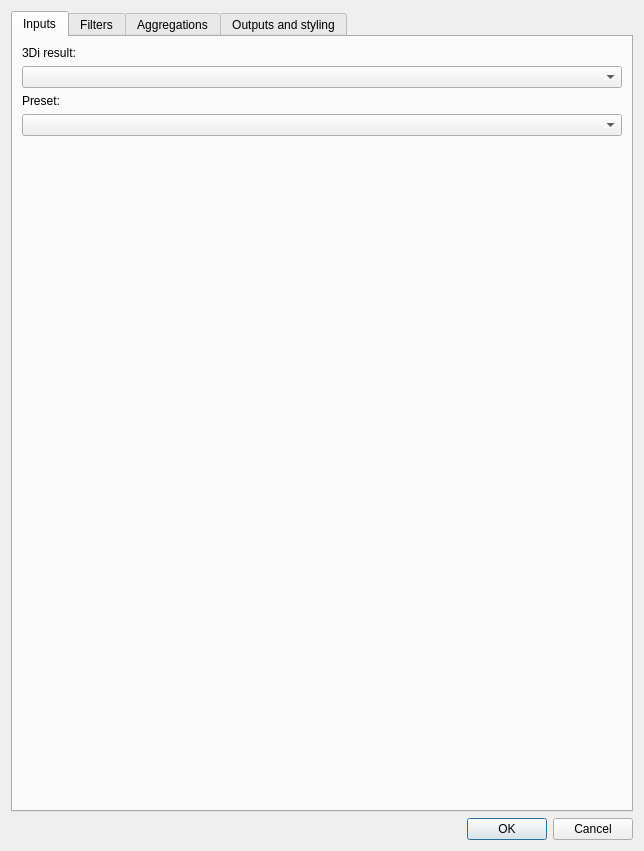
<?xml version="1.0" encoding="UTF-8"?>
<ui version="4.0">
 <class>ThreeDiCustomStatsDialogBase</class>
 <widget class="QDialog" name="ThreeDiCustomStatsDialogBase">
  <property name="enabled">
   <bool>true</bool>
  </property>
  <property name="geometry">
   <rect>
    <x>0</x>
    <y>0</y>
    <width>644</width>
    <height>851</height>
   </rect>
  </property>
  <property name="windowTitle">
   <string>3Di result aggregation</string>
  </property>
  <layout class="QVBoxLayout" name="verticalLayout">
   <item>
    <widget class="QTabWidget" name="TabWidget">
     <property name="enabled">
      <bool>true</bool>
     </property>
     <property name="sizePolicy">
      <sizepolicy hsizetype="Expanding" vsizetype="Expanding">
       <horstretch>100</horstretch>
       <verstretch>0</verstretch>
      </sizepolicy>
     </property>
     <property name="currentIndex">
      <number>0</number>
     </property>
     <widget class="QWidget" name="tabInputs">
      <property name="sizePolicy">
       <sizepolicy hsizetype="Expanding" vsizetype="Preferred">
        <horstretch>0</horstretch>
        <verstretch>0</verstretch>
       </sizepolicy>
      </property>
      <attribute name="title">
       <string>Inputs</string>
      </attribute>
      <layout class="QVBoxLayout" name="verticalLayout_2">
       <item>
        <widget class="QLabel" name="label">
         <property name="text">
          <string>3Di result:</string>
         </property>
        </widget>
       </item>
       <item>
        <widget class="QComboBox" name="resultComboBox"/>
       </item>
       <item>
        <widget class="QLabel" name="label_5">
         <property name="text">
          <string>Preset:</string>
         </property>
        </widget>
       </item>
       <item>
        <widget class="QComboBox" name="comboBoxPreset">
         <property name="enabled">
          <bool>true</bool>
         </property>
        </widget>
       </item>
       <item>
        <widget class="QTextBrowser" name="presetHelpTextBrowser">
         <property name="palette">
          <palette>
           <active>
            <colorrole role="Base">
             <brush brushstyle="SolidPattern">
              <color alpha="0">
               <red>116</red>
               <green>255</green>
               <blue>78</blue>
              </color>
             </brush>
            </colorrole>
           </active>
           <inactive>
            <colorrole role="Base">
             <brush brushstyle="SolidPattern">
              <color alpha="0">
               <red>116</red>
               <green>255</green>
               <blue>78</blue>
              </color>
             </brush>
            </colorrole>
           </inactive>
           <disabled>
            <colorrole role="Base">
             <brush brushstyle="SolidPattern">
              <color alpha="255">
               <red>240</red>
               <green>240</green>
               <blue>240</blue>
              </color>
             </brush>
            </colorrole>
           </disabled>
          </palette>
         </property>
         <property name="autoFillBackground">
          <bool>false</bool>
         </property>
         <property name="frameShape">
          <enum>QFrame::NoFrame</enum>
         </property>
         <property name="frameShadow">
          <enum>QFrame::Plain</enum>
         </property>
        </widget>
       </item>
      </layout>
     </widget>
     <widget class="QWidget" name="tabFilters">
      <attribute name="title">
       <string>Filters</string>
      </attribute>
      <layout class="QVBoxLayout" name="verticalLayout_3">
       <item>
        <widget class="QGroupBox" name="groupBoxExtent">
         <property name="title">
          <string>Extent</string>
         </property>
         <layout class="QVBoxLayout" name="verticalLayout_4">
          <item alignment="Qt::AlignTop">
           <widget class="QgsExtentGroupBox" name="mExtentGroupBox">
            <property name="sizePolicy">
             <sizepolicy hsizetype="Expanding" vsizetype="Preferred">
              <horstretch>100</horstretch>
              <verstretch>0</verstretch>
             </sizepolicy>
            </property>
            <property name="minimumSize">
             <size>
              <width>570</width>
              <height>160</height>
             </size>
            </property>
            <property name="title">
             <string>Use bounding box (current: none)</string>
            </property>
            <property name="checkable">
             <bool>true</bool>
            </property>
            <property name="checked">
             <bool>false</bool>
            </property>
            <property name="collapsed">
             <bool>true</bool>
            </property>
            <property name="scrollOnExpand">
             <bool>true</bool>
            </property>
            <property name="saveCollapsedState">
             <bool>false</bool>
            </property>
            <property name="saveCheckedState">
             <bool>false</bool>
            </property>
            <property name="titleBase">
             <string notr="true">Use bounding box</string>
            </property>
           </widget>
          </item>
          <item>
           <widget class="QWidget" name="widget_2" native="true">
            <layout class="QHBoxLayout" name="horizontalLayout_2">
             <item>
              <widget class="QPushButton" name="pushButtonMapCanvas">
               <property name="text">
                <string>Set to map canvas</string>
               </property>
              </widget>
             </item>
             <item>
              <spacer name="horizontalSpacer_2">
               <property name="orientation">
                <enum>Qt::Horizontal</enum>
               </property>
               <property name="sizeHint" stdset="0">
                <size>
                 <width>40</width>
                 <height>20</height>
                </size>
               </property>
              </spacer>
             </item>
            </layout>
           </widget>
          </item>
         </layout>
        </widget>
       </item>
       <item>
        <widget class="QGroupBox" name="temporalGroupBox">
         <property name="title">
          <string>Temporal</string>
         </property>
         <layout class="QGridLayout" name="gridLayout">
          <item row="1" column="2">
           <widget class="QDoubleSpinBox" name="doubleSpinBoxEndTime">
            <property name="decimals">
             <number>0</number>
            </property>
            <property name="maximum">
             <double>99999999999.000000000000000</double>
            </property>
            <property name="singleStep">
             <double>60.000000000000000</double>
            </property>
           </widget>
          </item>
          <item row="0" column="2">
           <widget class="QLabel" name="label_4">
            <property name="text">
             <string>End time (s):</string>
            </property>
           </widget>
          </item>
          <item row="0" column="0">
           <widget class="QLabel" name="label_3">
            <property name="text">
             <string>Start time (s):</string>
            </property>
           </widget>
          </item>
          <item row="1" column="0">
           <widget class="QDoubleSpinBox" name="doubleSpinBoxStartTime">
            <property name="decimals">
             <number>0</number>
            </property>
            <property name="maximum">
             <double>99999999999.000000000000000</double>
            </property>
            <property name="singleStep">
             <double>60.000000000000000</double>
            </property>
           </widget>
          </item>
          <item row="1" column="3">
           <spacer name="horizontalSpacer">
            <property name="orientation">
             <enum>Qt::Horizontal</enum>
            </property>
            <property name="sizeHint" stdset="0">
             <size>
              <width>40</width>
              <height>20</height>
             </size>
            </property>
           </spacer>
          </item>
         </layout>
        </widget>
       </item>
       <item>
        <widget class="QGroupBox" name="typeGroupBox">
         <property name="sizePolicy">
          <sizepolicy hsizetype="Expanding" vsizetype="Preferred">
           <horstretch>0</horstretch>
           <verstretch>0</verstretch>
          </sizepolicy>
         </property>
         <property name="minimumSize">
          <size>
           <width>0</width>
           <height>74</height>
          </size>
         </property>
         <property name="title">
          <string>Type</string>
         </property>
         <widget class="QCheckBox" name="onlyManholeCheckBox">
          <property name="geometry">
           <rect>
            <x>50</x>
            <y>20</y>
            <width>201</width>
            <height>53</height>
           </rect>
          </property>
          <property name="minimumSize">
           <size>
            <width>0</width>
            <height>0</height>
           </size>
          </property>
          <property name="text">
           <string>Only manhole nodes</string>
          </property>
         </widget>
        </widget>
       </item>
       <item>
        <spacer name="verticalSpacer">
         <property name="orientation">
          <enum>Qt::Vertical</enum>
         </property>
         <property name="sizeHint" stdset="0">
          <size>
           <width>20</width>
           <height>40</height>
          </size>
         </property>
        </spacer>
       </item>
      </layout>
     </widget>
     <widget class="QWidget" name="tabAggregations">
      <attribute name="title">
       <string>Aggregations</string>
      </attribute>
      <layout class="QHBoxLayout" name="horizontalLayout">
       <item>
        <widget class="QTableWidget" name="tableWidgetAggregations">
         <property name="enabled">
          <bool>true</bool>
         </property>
         <property name="minimumSize">
          <size>
           <width>401</width>
           <height>0</height>
          </size>
         </property>
         <property name="sortingEnabled">
          <bool>true</bool>
         </property>
         <property name="rowCount">
          <number>0</number>
         </property>
         <property name="columnCount">
          <number>5</number>
         </property>
         <attribute name="horizontalHeaderCascadingSectionResizes">
          <bool>true</bool>
         </attribute>
         <attribute name="horizontalHeaderStretchLastSection">
          <bool>true</bool>
         </attribute>
         <column>
          <property name="text">
           <string>Variable</string>
          </property>
         </column>
         <column>
          <property name="text">
           <string>Direction</string>
          </property>
         </column>
         <column>
          <property name="text">
           <string>Method</string>
          </property>
         </column>
         <column>
          <property name="text">
           <string>Threshold</string>
          </property>
         </column>
         <column>
          <property name="text">
           <string>Units</string>
          </property>
         </column>
        </widget>
       </item>
       <item>
        <widget class="QWidget" name="widget" native="true">
         <layout class="QVBoxLayout" name="verticalLayout_5">
          <item>
           <widget class="QPushButton" name="pushButtonAddAggregation">
            <property name="font">
             <font>
              <pointsize>10</pointsize>
              <weight>75</weight>
              <bold>true</bold>
             </font>
            </property>
            <property name="text">
             <string>+</string>
            </property>
            <property name="default">
             <bool>false</bool>
            </property>
           </widget>
          </item>
          <item>
           <widget class="QPushButton" name="pushButtonRemoveAggregation">
            <property name="font">
             <font>
              <pointsize>10</pointsize>
              <weight>75</weight>
              <bold>true</bold>
             </font>
            </property>
            <property name="text">
             <string>-</string>
            </property>
            <property name="default">
             <bool>false</bool>
            </property>
           </widget>
          </item>
          <item>
           <spacer name="verticalSpacer_2">
            <property name="orientation">
             <enum>Qt::Vertical</enum>
            </property>
            <property name="sizeHint" stdset="0">
             <size>
              <width>20</width>
              <height>40</height>
             </size>
            </property>
           </spacer>
          </item>
         </layout>
        </widget>
       </item>
      </layout>
     </widget>
     <widget class="QWidget" name="tabOutputsAndStyling">
      <attribute name="title">
       <string>Outputs and styling</string>
      </attribute>
      <layout class="QVBoxLayout" name="verticalLayout_6">
       <item>
        <spacer name="verticalSpacer_3">
         <property name="orientation">
          <enum>Qt::Vertical</enum>
         </property>
         <property name="sizeHint" stdset="0">
          <size>
           <width>20</width>
           <height>40</height>
          </size>
         </property>
        </spacer>
       </item>
       <item>
        <widget class="QGroupBox" name="groupBoxOutputs">
         <property name="title">
          <string>Outputs</string>
         </property>
         <layout class="QVBoxLayout" name="verticalLayout_7">
          <item>
           <widget class="QCheckBox" name="checkBoxFlowlines">
            <property name="text">
             <string>Flowlines</string>
            </property>
           </widget>
          </item>
          <item>
           <widget class="QCheckBox" name="checkBoxNodes">
            <property name="text">
             <string>Nodes</string>
            </property>
           </widget>
          </item>
          <item>
           <widget class="QCheckBox" name="checkBoxCells">
            <property name="text">
             <string>Cells</string>
            </property>
           </widget>
          </item>
          <item>
           <widget class="QCheckBox" name="checkBoxPumps">
            <property name="text">
             <string>Pumps (points)</string>
            </property>
           </widget>
          </item>
          <item>
           <widget class="QCheckBox" name="checkBoxPumpsLinestring">
            <property name="text">
             <string>Pumps (lines)</string>
            </property>
           </widget>
          </item>
          <item>
           <widget class="QCheckBox" name="checkBoxRasters">
            <property name="text">
             <string>Rasters</string>
            </property>
           </widget>
          </item>
         </layout>
        </widget>
       </item>
       <item>
        <widget class="QGroupBox" name="groupBoxStyling">
         <property name="title">
          <string>Styling</string>
         </property>
         <layout class="QVBoxLayout" name="verticalLayout_9">
          <item>
           <widget class="QTabWidget" name="tabWidgetStyling">
            <property name="currentIndex">
             <number>0</number>
            </property>
            <widget class="QWidget" name="tabFlowlinesStyling">
             <attribute name="title">
              <string>Flowlines</string>
             </attribute>
             <layout class="QFormLayout" name="formLayout">
              <item row="0" column="0">
               <widget class="QLabel" name="label_7">
                <property name="text">
                 <string>Output layer name:</string>
                </property>
               </widget>
              </item>
              <item row="0" column="1">
               <widget class="QLineEdit" name="lineEditOutputFlowLayer"/>
              </item>
              <item row="1" column="0">
               <widget class="QLabel" name="label_17">
                <property name="text">
                 <string>Styling type:</string>
                </property>
               </widget>
              </item>
              <item row="1" column="1">
               <widget class="QComboBox" name="comboBoxFlowlinesStyleType">
                <property name="enabled">
                 <bool>false</bool>
                </property>
                <property name="sizePolicy">
                 <sizepolicy hsizetype="Preferred" vsizetype="Fixed">
                  <horstretch>0</horstretch>
                  <verstretch>0</verstretch>
                 </sizepolicy>
                </property>
               </widget>
              </item>
              <item row="2" column="0">
               <widget class="QLabel" name="label_18">
                <property name="text">
                 <string>Fields to use in styling:</string>
                </property>
               </widget>
              </item>
              <item row="2" column="1">
               <widget class="QTableWidget" name="tableWidgetFlowlinesStyleParams">
                <property name="frameShape">
                 <enum>QFrame::NoFrame</enum>
                </property>
                <property name="frameShadow">
                 <enum>QFrame::Sunken</enum>
                </property>
                <property name="lineWidth">
                 <number>0</number>
                </property>
                <property name="alternatingRowColors">
                 <bool>false</bool>
                </property>
                <property name="showGrid">
                 <bool>true</bool>
                </property>
                <property name="cornerButtonEnabled">
                 <bool>false</bool>
                </property>
                <attribute name="horizontalHeaderVisible">
                 <bool>true</bool>
                </attribute>
                <attribute name="horizontalHeaderCascadingSectionResizes">
                 <bool>false</bool>
                </attribute>
                <attribute name="horizontalHeaderMinimumSectionSize">
                 <number>49</number>
                </attribute>
                <attribute name="horizontalHeaderDefaultSectionSize">
                 <number>200</number>
                </attribute>
                <attribute name="horizontalHeaderHighlightSections">
                 <bool>true</bool>
                </attribute>
                <attribute name="horizontalHeaderStretchLastSection">
                 <bool>true</bool>
                </attribute>
                <attribute name="verticalHeaderVisible">
                 <bool>false</bool>
                </attribute>
                <attribute name="verticalHeaderMinimumSectionSize">
                 <number>24</number>
                </attribute>
                <attribute name="verticalHeaderDefaultSectionSize">
                 <number>24</number>
                </attribute>
                <row>
                 <property name="text">
                  <string/>
                 </property>
                </row>
                <row>
                 <property name="text">
                  <string/>
                 </property>
                </row>
                <column>
                 <property name="text">
                  <string>Parameter</string>
                 </property>
                </column>
                <column>
                 <property name="text">
                  <string>Field</string>
                 </property>
                </column>
               </widget>
              </item>
             </layout>
            </widget>
            <widget class="QWidget" name="tabNodesCellsStyling">
             <attribute name="title">
              <string>Nodes &amp;&amp; cells</string>
             </attribute>
             <layout class="QVBoxLayout" name="verticalLayout_8">
              <item>
               <widget class="QGroupBox" name="groupBoxNodes">
                <property name="sizePolicy">
                 <sizepolicy hsizetype="Preferred" vsizetype="Maximum">
                  <horstretch>0</horstretch>
                  <verstretch>0</verstretch>
                 </sizepolicy>
                </property>
                <property name="title">
                 <string>Nodes</string>
                </property>
                <property name="checkable">
                 <bool>false</bool>
                </property>
                <property name="checked">
                 <bool>false</bool>
                </property>
                <layout class="QFormLayout" name="formLayout_3">
                 <item row="1" column="0">
                  <widget class="QLabel" name="label_13">
                   <property name="text">
                    <string>Styling type:</string>
                   </property>
                  </widget>
                 </item>
                 <item row="1" column="1">
                  <widget class="QComboBox" name="comboBoxNodesStyleType">
                   <property name="enabled">
                    <bool>false</bool>
                   </property>
                  </widget>
                 </item>
                 <item row="2" column="0">
                  <widget class="QLabel" name="label_14">
                   <property name="text">
                    <string>Fields to use in styling:</string>
                   </property>
                  </widget>
                 </item>
                 <item row="2" column="1">
                  <widget class="QTableWidget" name="tableWidgetNodesStyleParams">
                   <property name="frameShape">
                    <enum>QFrame::NoFrame</enum>
                   </property>
                   <property name="frameShadow">
                    <enum>QFrame::Sunken</enum>
                   </property>
                   <property name="lineWidth">
                    <number>0</number>
                   </property>
                   <property name="alternatingRowColors">
                    <bool>false</bool>
                   </property>
                   <property name="showGrid">
                    <bool>true</bool>
                   </property>
                   <property name="cornerButtonEnabled">
                    <bool>false</bool>
                   </property>
                   <attribute name="horizontalHeaderDefaultSectionSize">
                    <number>200</number>
                   </attribute>
                   <attribute name="horizontalHeaderHighlightSections">
                    <bool>true</bool>
                   </attribute>
                   <attribute name="horizontalHeaderStretchLastSection">
                    <bool>true</bool>
                   </attribute>
                   <attribute name="verticalHeaderVisible">
                    <bool>false</bool>
                   </attribute>
                   <attribute name="verticalHeaderMinimumSectionSize">
                    <number>24</number>
                   </attribute>
                   <attribute name="verticalHeaderDefaultSectionSize">
                    <number>24</number>
                   </attribute>
                   <row>
                    <property name="text">
                     <string/>
                    </property>
                   </row>
                   <row>
                    <property name="text">
                     <string/>
                    </property>
                   </row>
                   <column>
                    <property name="text">
                     <string>Parameter</string>
                    </property>
                   </column>
                   <column>
                    <property name="text">
                     <string>Field</string>
                    </property>
                   </column>
                  </widget>
                 </item>
                 <item row="4" column="0">
                  <widget class="QCheckBox" name="checkBoxResample">
                   <property name="sizePolicy">
                    <sizepolicy hsizetype="Preferred" vsizetype="Fixed">
                     <horstretch>0</horstretch>
                     <verstretch>0</verstretch>
                    </sizepolicy>
                   </property>
                   <property name="maximumSize">
                    <size>
                     <width>131</width>
                     <height>16777215</height>
                    </size>
                   </property>
                   <property name="text">
                    <string>Resample to
resolution (m):</string>
                   </property>
                  </widget>
                 </item>
                 <item row="4" column="1">
                  <widget class="QDoubleSpinBox" name="doubleSpinBoxNodesLayerResolution"/>
                 </item>
                 <item row="0" column="0">
                  <widget class="QLabel" name="label_2">
                   <property name="text">
                    <string>Output layer name:</string>
                   </property>
                  </widget>
                 </item>
                 <item row="0" column="1">
                  <widget class="QLineEdit" name="lineEditOutputNodeLayer"/>
                 </item>
                </layout>
               </widget>
              </item>
              <item>
               <widget class="QGroupBox" name="groupBoxCells">
                <property name="sizePolicy">
                 <sizepolicy hsizetype="Expanding" vsizetype="Maximum">
                  <horstretch>0</horstretch>
                  <verstretch>0</verstretch>
                 </sizepolicy>
                </property>
                <property name="title">
                 <string>Cells</string>
                </property>
                <property name="checkable">
                 <bool>false</bool>
                </property>
                <property name="checked">
                 <bool>false</bool>
                </property>
                <layout class="QFormLayout" name="formLayout_4">
                 <item row="1" column="0">
                  <widget class="QLabel" name="label_15">
                   <property name="text">
                    <string>Styling type:</string>
                   </property>
                  </widget>
                 </item>
                 <item row="1" column="1">
                  <widget class="QComboBox" name="comboBoxCellsStyleType">
                   <property name="enabled">
                    <bool>false</bool>
                   </property>
                  </widget>
                 </item>
                 <item row="2" column="0">
                  <widget class="QLabel" name="label_16">
                   <property name="text">
                    <string>Fields to use in styling:</string>
                   </property>
                  </widget>
                 </item>
                 <item row="2" column="1">
                  <widget class="QTableWidget" name="tableWidgetCellsStyleParams">
                   <property name="frameShape">
                    <enum>QFrame::NoFrame</enum>
                   </property>
                   <property name="frameShadow">
                    <enum>QFrame::Sunken</enum>
                   </property>
                   <property name="lineWidth">
                    <number>0</number>
                   </property>
                   <property name="alternatingRowColors">
                    <bool>false</bool>
                   </property>
                   <property name="showGrid">
                    <bool>true</bool>
                   </property>
                   <property name="cornerButtonEnabled">
                    <bool>false</bool>
                   </property>
                   <attribute name="horizontalHeaderDefaultSectionSize">
                    <number>200</number>
                   </attribute>
                   <attribute name="horizontalHeaderHighlightSections">
                    <bool>true</bool>
                   </attribute>
                   <attribute name="horizontalHeaderStretchLastSection">
                    <bool>true</bool>
                   </attribute>
                   <attribute name="verticalHeaderVisible">
                    <bool>false</bool>
                   </attribute>
                   <attribute name="verticalHeaderMinimumSectionSize">
                    <number>24</number>
                   </attribute>
                   <attribute name="verticalHeaderDefaultSectionSize">
                    <number>24</number>
                   </attribute>
                   <row>
                    <property name="text">
                     <string/>
                    </property>
                   </row>
                   <row>
                    <property name="text">
                     <string/>
                    </property>
                   </row>
                   <column>
                    <property name="text">
                     <string>Parameter</string>
                    </property>
                   </column>
                   <column>
                    <property name="text">
                     <string>Field</string>
                    </property>
                   </column>
                  </widget>
                 </item>
                 <item row="0" column="0">
                  <widget class="QLabel" name="label_6">
                   <property name="text">
                    <string>Output layer name:</string>
                   </property>
                  </widget>
                 </item>
                 <item row="0" column="1">
                  <widget class="QLineEdit" name="lineEditOutputCellLayer"/>
                 </item>
                </layout>
               </widget>
              </item>
              <item>
               <spacer name="verticalSpacer_8">
                <property name="sizePolicy">
                 <sizepolicy hsizetype="Expanding" vsizetype="Maximum">
                  <horstretch>0</horstretch>
                  <verstretch>0</verstretch>
                 </sizepolicy>
                </property>
                <property name="orientation">
                 <enum>Qt::Vertical</enum>
                </property>
                <property name="sizeHint" stdset="0">
                 <size>
                  <width>20</width>
                  <height>40</height>
                 </size>
                </property>
               </spacer>
              </item>
             </layout>
            </widget>
            <widget class="QWidget" name="tabPumpsStyling">
             <attribute name="title">
              <string>Pumps</string>
             </attribute>
             <layout class="QVBoxLayout" name="verticalLayout_10">
              <item>
               <widget class="QGroupBox" name="groupBoxPumps">
                <property name="title">
                 <string>Pumps (points)</string>
                </property>
                <property name="checkable">
                 <bool>false</bool>
                </property>
                <property name="checked">
                 <bool>false</bool>
                </property>
                <layout class="QGridLayout" name="gridLayout_8">
                 <item row="1" column="1">
                  <widget class="QComboBox" name="comboBoxPumpsStyleType">
                   <property name="enabled">
                    <bool>false</bool>
                   </property>
                  </widget>
                 </item>
                 <item row="2" column="0">
                  <widget class="QLabel" name="label_21">
                   <property name="text">
                    <string>Fields to use in styling:</string>
                   </property>
                   <property name="alignment">
                    <set>Qt::AlignLeading|Qt::AlignLeft|Qt::AlignTop</set>
                   </property>
                  </widget>
                 </item>
                 <item row="1" column="0">
                  <widget class="QLabel" name="label_22">
                   <property name="text">
                    <string>Styling type:</string>
                   </property>
                  </widget>
                 </item>
                 <item row="2" column="1">
                  <widget class="QTableWidget" name="tableWidgetPumpsStyleParams">
                   <property name="frameShape">
                    <enum>QFrame::NoFrame</enum>
                   </property>
                   <property name="frameShadow">
                    <enum>QFrame::Sunken</enum>
                   </property>
                   <property name="lineWidth">
                    <number>0</number>
                   </property>
                   <property name="alternatingRowColors">
                    <bool>false</bool>
                   </property>
                   <property name="showGrid">
                    <bool>true</bool>
                   </property>
                   <property name="cornerButtonEnabled">
                    <bool>false</bool>
                   </property>
                   <attribute name="horizontalHeaderDefaultSectionSize">
                    <number>200</number>
                   </attribute>
                   <attribute name="horizontalHeaderHighlightSections">
                    <bool>true</bool>
                   </attribute>
                   <attribute name="horizontalHeaderStretchLastSection">
                    <bool>true</bool>
                   </attribute>
                   <attribute name="verticalHeaderVisible">
                    <bool>false</bool>
                   </attribute>
                   <attribute name="verticalHeaderMinimumSectionSize">
                    <number>24</number>
                   </attribute>
                   <attribute name="verticalHeaderDefaultSectionSize">
                    <number>24</number>
                   </attribute>
                   <row>
                    <property name="text">
                     <string/>
                    </property>
                   </row>
                   <row>
                    <property name="text">
                     <string/>
                    </property>
                   </row>
                   <column>
                    <property name="text">
                     <string>Parameter</string>
                    </property>
                   </column>
                   <column>
                    <property name="text">
                     <string>Field</string>
                    </property>
                   </column>
                  </widget>
                 </item>
                 <item row="0" column="0">
                  <widget class="QLabel" name="label_10">
                   <property name="text">
                    <string>Output layer name:</string>
                   </property>
                  </widget>
                 </item>
                 <item row="0" column="1">
                  <widget class="QLineEdit" name="lineEditOutputPumpsLayer"/>
                 </item>
                </layout>
               </widget>
              </item>
              <item>
               <widget class="QGroupBox" name="groupBoxPumpsLinestring">
                <property name="title">
                 <string>Pumps (lines)</string>
                </property>
                <property name="checkable">
                 <bool>false</bool>
                </property>
                <property name="checked">
                 <bool>false</bool>
                </property>
                <layout class="QGridLayout" name="gridLayout_9">
                 <item row="1" column="1">
                  <widget class="QComboBox" name="comboBoxPumpsLinestringStyleType">
                   <property name="enabled">
                    <bool>false</bool>
                   </property>
                  </widget>
                 </item>
                 <item row="2" column="0">
                  <widget class="QLabel" name="label_23">
                   <property name="text">
                    <string>Fields to use in styling:</string>
                   </property>
                   <property name="alignment">
                    <set>Qt::AlignLeading|Qt::AlignLeft|Qt::AlignTop</set>
                   </property>
                  </widget>
                 </item>
                 <item row="1" column="0">
                  <widget class="QLabel" name="label_24">
                   <property name="text">
                    <string>Styling type:</string>
                   </property>
                  </widget>
                 </item>
                 <item row="2" column="1">
                  <widget class="QTableWidget" name="tableWidgetPumpsLinestringStyleParams">
                   <property name="frameShape">
                    <enum>QFrame::NoFrame</enum>
                   </property>
                   <property name="frameShadow">
                    <enum>QFrame::Sunken</enum>
                   </property>
                   <property name="lineWidth">
                    <number>0</number>
                   </property>
                   <property name="alternatingRowColors">
                    <bool>false</bool>
                   </property>
                   <property name="showGrid">
                    <bool>true</bool>
                   </property>
                   <property name="cornerButtonEnabled">
                    <bool>false</bool>
                   </property>
                   <attribute name="horizontalHeaderDefaultSectionSize">
                    <number>200</number>
                   </attribute>
                   <attribute name="horizontalHeaderHighlightSections">
                    <bool>true</bool>
                   </attribute>
                   <attribute name="horizontalHeaderStretchLastSection">
                    <bool>true</bool>
                   </attribute>
                   <attribute name="verticalHeaderVisible">
                    <bool>false</bool>
                   </attribute>
                   <attribute name="verticalHeaderMinimumSectionSize">
                    <number>24</number>
                   </attribute>
                   <attribute name="verticalHeaderDefaultSectionSize">
                    <number>24</number>
                   </attribute>
                   <row>
                    <property name="text">
                     <string/>
                    </property>
                   </row>
                   <row>
                    <property name="text">
                     <string/>
                    </property>
                   </row>
                   <column>
                    <property name="text">
                     <string>Parameter</string>
                    </property>
                   </column>
                   <column>
                    <property name="text">
                     <string>Field</string>
                    </property>
                   </column>
                  </widget>
                 </item>
                 <item row="0" column="0">
                  <widget class="QLabel" name="label_19">
                   <property name="text">
                    <string>Output layer name:</string>
                   </property>
                  </widget>
                 </item>
                 <item row="0" column="1">
                  <widget class="QLineEdit" name="lineEditOutputPumpsLinestringLayer"/>
                 </item>
                </layout>
               </widget>
              </item>
             </layout>
            </widget>
            <widget class="QWidget" name="tabRastersStyling">
             <attribute name="title">
              <string>Rasters</string>
             </attribute>
             <layout class="QFormLayout" name="formLayout_2">
              <item row="1" column="0">
               <widget class="QLabel" name="label_12">
                <property name="minimumSize">
                 <size>
                  <width>131</width>
                  <height>0</height>
                 </size>
                </property>
                <property name="text">
                 <string>Output folder:</string>
                </property>
               </widget>
              </item>
              <item row="1" column="1">
               <widget class="QgsFileWidget" name="mQgsFileWidgetRasterFolder">
                <property name="enabled">
                 <bool>false</bool>
                </property>
               </widget>
              </item>
              <item row="2" column="0">
               <widget class="QLabel" name="label_11">
                <property name="text">
                 <string>Resolution (m):</string>
                </property>
               </widget>
              </item>
              <item row="2" column="1">
               <widget class="QDoubleSpinBox" name="doubleSpinBoxResolution">
                <property name="maximum">
                 <double>9999999.000000000000000</double>
                </property>
               </widget>
              </item>
              <item row="0" column="0">
               <widget class="QLabel" name="label_8">
                <property name="text">
                 <string>Output layer name:</string>
                </property>
               </widget>
              </item>
              <item row="0" column="1">
               <widget class="QLineEdit" name="lineEditOutputRasterLayer"/>
              </item>
             </layout>
            </widget>
           </widget>
          </item>
         </layout>
        </widget>
       </item>
       <item>
        <spacer name="verticalSpacer_6">
         <property name="orientation">
          <enum>Qt::Vertical</enum>
         </property>
         <property name="sizeHint" stdset="0">
          <size>
           <width>20</width>
           <height>40</height>
          </size>
         </property>
        </spacer>
       </item>
      </layout>
     </widget>
    </widget>
   </item>
   <item>
    <widget class="QDialogButtonBox" name="dialogButtonBoxOKCancel">
     <property name="orientation">
      <enum>Qt::Horizontal</enum>
     </property>
     <property name="standardButtons">
      <set>QDialogButtonBox::Cancel|QDialogButtonBox::Ok</set>
     </property>
    </widget>
   </item>
  </layout>
 </widget>
 <customwidgets>
  <customwidget>
   <class>QgsCollapsibleGroupBox</class>
   <extends>QGroupBox</extends>
   <header>qgscollapsiblegroupbox.h</header>
   <container>1</container>
  </customwidget>
  <customwidget>
   <class>QgsExtentGroupBox</class>
   <extends>QgsCollapsibleGroupBox</extends>
   <header>qgsextentgroupbox.h</header>
   <container>1</container>
  </customwidget>
  <customwidget>
   <class>QgsFileWidget</class>
   <extends>QWidget</extends>
   <header>qgsfilewidget.h</header>
  </customwidget>
 </customwidgets>
 <resources/>
 <connections>
  <connection>
   <sender>dialogButtonBoxOKCancel</sender>
   <signal>accepted()</signal>
   <receiver>ThreeDiCustomStatsDialogBase</receiver>
   <slot>accept()</slot>
   <hints>
    <hint type="sourcelabel">
     <x>11</x>
     <y>335</y>
    </hint>
    <hint type="destinationlabel">
     <x>20</x>
     <y>20</y>
    </hint>
   </hints>
  </connection>
  <connection>
   <sender>dialogButtonBoxOKCancel</sender>
   <signal>rejected()</signal>
   <receiver>ThreeDiCustomStatsDialogBase</receiver>
   <slot>reject()</slot>
   <hints>
    <hint type="sourcelabel">
     <x>11</x>
     <y>335</y>
    </hint>
    <hint type="destinationlabel">
     <x>20</x>
     <y>20</y>
    </hint>
   </hints>
  </connection>
 </connections>
</ui>
